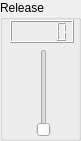
            <widget class="QGroupBox" name="Slider8Box">
             <property name="minimumSize">
              <size>
               <width>81</width>
               <height>141</height>
              </size>
             </property>
             <property name="maximumSize">
              <size>
               <width>81</width>
               <height>141</height>
              </size>
             </property>
             <property name="title">
              <string>Release</string>
             </property>
             <widget class="QWidget" name="layoutWidget_37">
              <property name="geometry">
               <rect>
                <x>10</x>
                <y>20</y>
                <width>66</width>
                <height>117</height>
               </rect>
              </property>
              <layout class="QVBoxLayout" name="verticalLayout_190">
               <item>
                <widget class="QLCDNumber" name="dcaReleaseTimeLCD">
                 <property name="maximumSize">
                  <size>
                   <width>64</width>
                   <height>23</height>
                  </size>
                 </property>
                </widget>
               </item>
               <item>
                <layout class="QHBoxLayout" name="horizontalLayout_78">
                 <item>
                  <spacer name="horizontalSpacer_115">
                   <property name="orientation">
                    <enum>Qt::Horizontal</enum>
                   </property>
                   <property name="sizeHint" stdset="0">
                    <size>
                     <width>18</width>
                     <height>20</height>
                    </size>
                   </property>
                  </spacer>
                 </item>
                 <item>
                  <widget class="QSlider" name="dcaReleaseTime_Slider">
                   <property name="orientation">
                    <enum>Qt::Vertical</enum>
                   </property>
                  </widget>
                 </item>
                 <item>
                  <spacer name="horizontalSpacer_116">
                   <property name="orientation">
                    <enum>Qt::Horizontal</enum>
                   </property>
                   <property name="sizeHint" stdset="0">
                    <size>
                     <width>18</width>
                     <height>20</height>
                    </size>
                   </property>
                  </spacer>
                 </item>
                </layout>
               </item>
              </layout>
             </widget>
            </widget>
